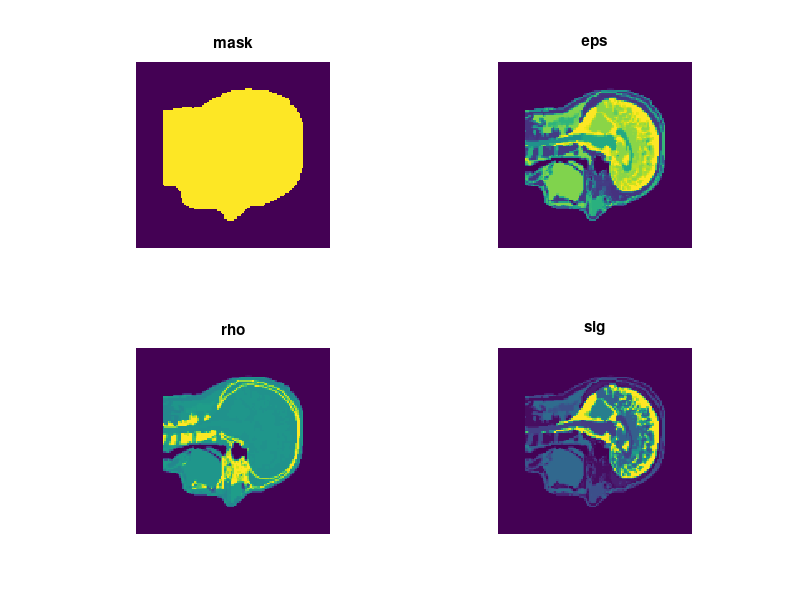

Write MATLAB code to recreate this figure. (Note: this script raises an error after producing the figure.)



% addpath(genpath('C:\Users\Guerin\CODE\MARIE_ubasis_v6_noSVD_BIGMEM'));
addpath(genpath('Z:\ULTIMATE_SNR_SAR\CODE\MARIE_ubasis_v6_noSVD_BIGMEM'));


close all;

f = 298.0320e6;  % frequency in Hz

% define object/material maps
load DUKE_model_3mm_FLOOD_7T.mat;
xlim = xlim_3mm;
ylim = ylim_3mm;
zlim = zlim_3mm;

mask0      = mask_3mm;
epsilon_r0 = perm_3mm;
sigma_e0   = cond_3mm;
rho0       = dens_3mm;

npixadd = 32;  % 2*ceil(Dmax/dx) + 4   *** MUST BE EVEN ***

% extend maps
ind = find(mask0>0);
[indx indy indz] = ind2sub( size(mask0),ind );
xmin = min(indx);  xmax = max(indx); 
ymin = min(indy);  ymax = max(indy); 
zmin = min(indz);  zmax = max(indz); 

mask0      = mask0(      xmin:xmax,ymin:ymax,zmin:zmax );
epsilon_r0 = epsilon_r0( xmin:xmax,ymin:ymax,zmin:zmax );
sigma_e0   = sigma_e0(   xmin:xmax,ymin:ymax,zmin:zmax );
rho0       = rho0(       xmin:xmax,ymin:ymax,zmin:zmax );

xlim = xlim(xmin:xmax);
ylim = ylim(ymin:ymax);
zlim = zlim(zmin:zmax);

dx = xlim(2) - xlim(1);
dy = ylim(2) - ylim(1);
dz = zlim(2) - zlim(1);

nx = numel(xlim) + npixadd;
ny = numel(ylim) + npixadd;
nz = numel(zlim) + npixadd;

lx = dx*nx;
ly = dy*ny;
lz = dz*nz;

x = -lx/2 : dx : lx/2-dx;
y = -ly/2 : dy : ly/2-dy;
z = -lz/2 : dz : lz/2-dz;

[xx yy zz] = ndgrid(x,y,z);
r = cat(4,xx,yy,zz);  % 4D vector containing the voxel positions (x = r(:,:,:,1), y = r(:,:,:,2), z = r(:,:,:,3))

% extend material maps to place dipoles 
[nx0 ny0 nz0] = size(mask0);
mask      = zeros(nx,ny,nz);
epsilon_r = ones(nx,ny,nz);
rho       = zeros(nx,ny,nz);
sigma_e   = zeros(nx,ny,nz);

mask(      npixadd/2+1:nx0+npixadd/2 , npixadd/2+1:ny0+npixadd/2 , npixadd/2+1:nz0+npixadd/2 )      = mask0;
epsilon_r( npixadd/2+1:nx0+npixadd/2 , npixadd/2+1:ny0+npixadd/2 , npixadd/2+1:nz0+npixadd/2 )      = epsilon_r0;
rho(       npixadd/2+1:nx0+npixadd/2 , npixadd/2+1:ny0+npixadd/2 , npixadd/2+1:nz0+npixadd/2 )      = rho0;
sigma_e(   npixadd/2+1:nx0+npixadd/2 , npixadd/2+1:ny0+npixadd/2 , npixadd/2+1:nz0+npixadd/2 )      = sigma_e0;

figure;
subplot(2,2,1); imagesc(squeeze(mask(ceil(end/2),:,:))); axis image off; title('mask');
subplot(2,2,2); imagesc(squeeze(epsilon_r(ceil(end/2),:,:))); axis image off; title('eps');
subplot(2,2,3); imagesc(squeeze(rho(ceil(end/2),:,:))); axis image off; title('rho');
subplot(2,2,4); imagesc(squeeze(sigma_e(ceil(end/2),:,:))); axis image off; title('sig');

regions_dipoles = [1 1 1 1 0 1];  % indicate whether to place dipoles in the -x +x -y +y -z +z regions
                                  % beyond the mask

no_dipole_region = [];


%  COMPUTATION OPTIONS
out_dir = './';

Dmin = 3e-2;  % minimum distance between dipoles and object surface 
Dmax = 3.5e-2;  % maximum distance between dipoles and object surface 

Nexc = 1250;  % # of random excitations

tol = 1e-8;  % convergence tolerance for VIE
maxit = 1e6;  % max # of iteration for VIE

save ubasis_options.mat out_dir Dmin Dmax Nexc tol maxit;  % this file name should not change and should always be in the current directory



% PREPARE
fprintf('PREPARE ...\n');
ubasis_prepare(out_dir,epsilon_r,sigma_e,rho,r,f,Dmin,Dmax,regions_dipoles,no_dipole_region);

% COMPUTE INCIDENT BASIS
fprintf('COMPUTE INCIDENT BASIS ...\n');
ubasis_comp_inc_basis;

% SOLVE FOR INDUCED CURRENTS (J-VIE)
fprintf('SOLVE ...\n');
ubasis_solve;

% COMPUTE SCATTERED FIELDS
fprintf('COMPUTE SCATTERED FIELDS ...\n');
ubasis_comp_fields;
